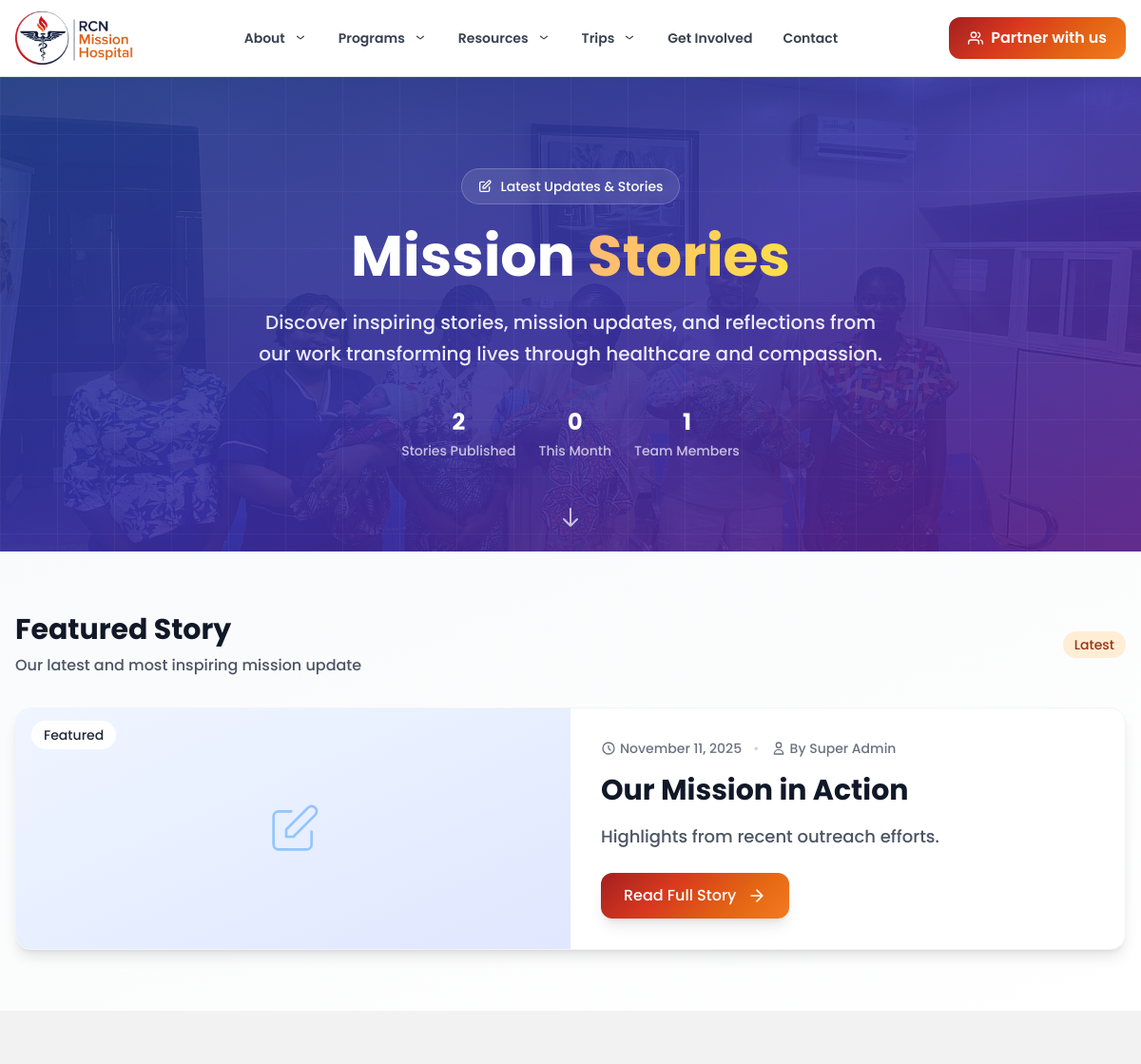
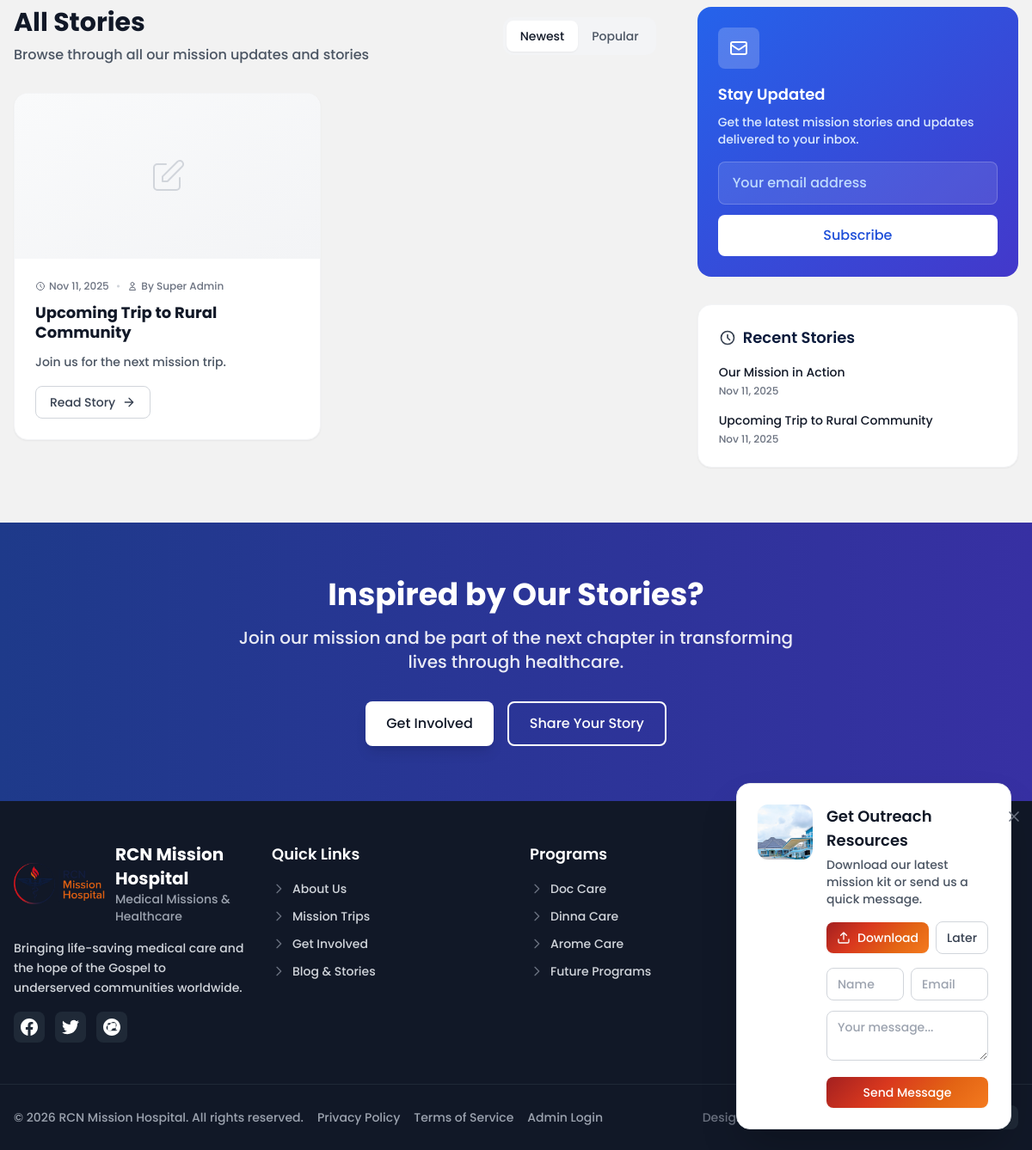
/blog/index.php, run on the app's committed database (2 pictures, top to bottom).
### tables this page shows
CREATE TABLE IF NOT EXISTS blog_posts (
  id INT AUTO_INCREMENT PRIMARY KEY,
  title VARCHAR(200) NOT NULL,
  slug VARCHAR(200) NOT NULL UNIQUE,
  excerpt TEXT NOT NULL,
  content TEXT NOT NULL,
  image VARCHAR(255) DEFAULT NULL,
  author VARCHAR(100) NOT NULL,
  created_at DATETIME NOT NULL
);

### blog/index.php (the view, shortened to what the rows shown need)
<?php include __DIR__ . '/../includes/header.php'; ?>
<?php require_once __DIR__ . '/../config/db.php'; ?>
<?php
$page = isset($_GET['page']) ? max(1, (int)$_GET['page']) : 1;
$perPage = 8;
?>
<section class="relative bg-gradient-to-br from-blue-900 via-indigo-800 to-purple-900 text-white overflow-hidden">
  <div class="relative max-w-7xl mx-auto px-4 py-24">
    <div class="max-w-3xl mx-auto text-center">
      <h1 class="text-5xl md:text-6xl font-bold mb-6 leading-tight" style="font-family: Poppins, sans-serif;">
        Mission <span
          class="text-transparent bg-clip-text bg-gradient-to-r from-orange-300 to-yellow-300">Stories</span>
      </h1>
    </div>
  </div>
</section>
<?php
try {
  $featured_stmt = db()->query('SELECT title, slug, excerpt, image, author, created_at FROM blog_posts ORDER BY created_at DESC LIMIT 1');
  $featured_post = $featured_stmt->fetch();
} catch (Throwable $e) {
  $featured_post = null;
}
?>
<?php if ($featured_post && $page === 1): ?>
  <section class="bg-gradient-to-br from-gray-50 to-white py-16">
    <div class="max-w-7xl mx-auto px-4">
      <div class="flex items-center justify-between mb-8">
        <div>
          <h2 class="text-2xl md:text-3xl font-bold text-gray-900 mb-2">Featured Story</h2>
          <p class="text-gray-600">Our latest and most inspiring mission update</p>
        </div>
        <div class="hidden md:block">
          <span class="px-3 py-1 bg-orange-100 text-orange-800 text-sm font-medium rounded-full">Latest</span>
        </div>
      </div>
      <article
        class="bg-white rounded-2xl shadow-lg border border-gray-100 overflow-hidden group hover:shadow-xl transition-all duration-500">
        <div class="lg:flex">
          <div class="lg:w-1/2 relative overflow-hidden">
            <?php if (!empty($featured_post['image'])): ?>
              <img src="<?php echo url('uploads/' . esc_attr($featured_post['image'])); ?>"
                alt="<?php echo esc_attr($featured_post['title']); ?>"
                class="w-full h-64 lg:h-full object-cover group-hover:scale-105 transition-transform duration-700">
            <?php else: ?>
              <div
                class="w-full h-64 lg:h-full bg-gradient-to-br from-blue-50 to-indigo-100 flex items-center justify-center">
                <svg class="h-16 w-16 text-blue-300" fill="none" viewBox="0 0 24 24" stroke="currentColor">
                  <path stroke-linecap="round" stroke-linejoin="round" stroke-width="1"
                    d="M11 5H6a2 2 0 00-2 2v11a2 2 0 002 2h11a2 2 0 002-2v-5m-1.414-9.414a2 2 0 112.828 2.828L11.828 15H9v-2.828l8.586-8.586z" />
                </svg>
              </div>
            <?php endif; ?>
            <div class="absolute top-4 left-4">
              <span
                class="px-3 py-1 bg-white/90 backdrop-blur-sm text-gray-800 text-sm font-medium rounded-full border border-white/50">
                Featured
              </span>
            </div>
          </div>
          <div class="lg:w-1/2 p-8 flex flex-col justify-center">
            <div class="flex items-center gap-3 text-sm text-gray-500 mb-4">
              <span class="flex items-center gap-1">
                <svg class="w-4 h-4" fill="none" stroke="currentColor" viewBox="0 0 24 24"
                  xmlns="http://www.w3.org/2000/svg">
                  <path stroke-linecap="round" stroke-linejoin="round" stroke-width="2"
                    d="M12 8v4l3 3m6-3a9 9 0 11-18 0 9 9 0 0118 0z"></path>
                </svg>
                <?php echo date('F j, Y', strtotime($featured_post['created_at'])); ?>
              </span>
              <span class="text-gray-300">•</span>
              <span class="flex items-center gap-1">
                <svg class="w-4 h-4" fill="none" stroke="currentColor" viewBox="0 0 24 24"
                  xmlns="http://www.w3.org/2000/svg">
                  <path stroke-linecap="round" stroke-linejoin="round" stroke-width="2"
                    d="M16 7a4 4 0 11-8 0 4 4 0 018 0zM12 14a7 7 0 00-7 7h14a7 7 0 00-7-7z"></path>
                </svg>
                By <?php echo esc_html($featured_post['author']); ?>
              </span>
            </div>
            <h3
              class="text-2xl lg:text-3xl font-bold text-gray-900 mb-4 group-hover:text-blue-600 transition-colors duration-300 leading-tight">
              <a href="<?php echo url('blog/' . esc_attr($featured_post['slug'])); ?>">
                <?php echo esc_html($featured_post['title']); ?>
              </a>
            </h3>
            <p class="text-gray-600 mb-6 text-lg leading-relaxed">
              <?php echo esc_html($featured_post['excerpt']); ?>
            </p>
            <div class="mt-auto">
              <a class="inline-flex items-center gap-3 px-6 py-3 rounded-xl text-white font-medium shadow-lg hover:shadow-xl transition-all duration-300 transform hover:scale-105 group/button"
                style="background: <?php echo RCN_GRADIENT; ?>;"
                href="<?php echo url('blog/' . esc_attr($featured_post['slug'])); ?>">
                Read Full Story
                <svg class="h-5 w-5 group-hover/button:translate-x-1 transition-transform duration-300"
                  viewBox="0 0 24 24" fill="none" xmlns="http://www.w3.org/2000/svg">
                  <path d="M5 12h14m-7-7l7 7-7 7" stroke="currentColor" stroke-width="2"
                    stroke-linecap="round" stroke-linejoin="round" />
                </svg>
              </a>
            </div>
          </div>
        </div>
      </article>
    </div>
  </section>
<?php endif; ?>
<section class="max-w-7xl mx-auto px-4 py-16">
  <div class="flex flex-col lg:flex-row gap-12">
    <div class="lg:w-2/3">
      <div class="flex items-center justify-between mb-8">
        <div>
          <h2 class="text-2xl md:text-3xl font-bold text-gray-900 mb-2">All Stories</h2>
        </div>
      </div>
      <?php
      try {
        $total = (int)db()->query('SELECT COUNT(*) FROM blog_posts')->fetchColumn();
      } catch (Throwable $e) {
        $total = 0;
      }
      $baseOffset = ($page === 1 && $total > 0) ? 1 : 0;
      $offset = $baseOffset + ($page - 1) * $perPage;
      try {
        $posts = db()->query('SELECT title, slug, excerpt, image, author, created_at FROM blog_posts ORDER BY created_at DESC LIMIT ' . (int)$perPage . ' OFFSET ' . (int)$offset)->fetchAll();
      } catch (Throwable $e) {
        $posts = [];
      }
      ?>
      <?php if (empty($posts)): ?>
        <div class="text-center py-16">
          <div class="max-w-md mx-auto">
            <svg class="h-24 w-24 mx-auto text-gray-300 mb-6" fill="none" viewBox="0 0 24 24"
              stroke="currentColor">
              <path stroke-linecap="round" stroke-linejoin="round" stroke-width="1"
                d="M11 5H6a2 2 0 00-2 2v11a2 2 0 002 2h11a2 2 0 002-2v-5m-1.414-9.414a2 2 0 112.828 2.828L11.828 15H9v-2.828l8.586-8.586z" />
            </svg>
            <h3 class="text-2xl font-semibold text-gray-900 mb-3">No Stories Yet</h3>
            <p class="text-gray-500 mb-6">We're working on sharing our mission stories. Check back soon for
              inspiring updates from our work.</p>
            <a href="<?php echo url(''); ?>"
              class="inline-flex items-center px-5 py-2 rounded-lg font-medium text-white transition-all duration-300"
              style="background: <?php echo RCN_GRADIENT; ?>">
              Back to Home
            </a>
          </div>
        </div>
      <?php else: ?>
        <?php $grid_posts = $posts; ?>
        <div class="grid md:grid-cols-2 gap-8">
          <?php foreach ($grid_posts as $p): ?>
            <article
              class="bg-white rounded-2xl shadow-sm border border-gray-100 overflow-hidden hover:shadow-lg transition-all duration-300 group">
              <?php if (!empty($p['image'])): ?>
                <a href="<?php echo url('blog/' . esc_attr($p['slug'])); ?>">
                  <div class="relative overflow-hidden">
                    <img src="<?php echo url('uploads/' . esc_attr($p['image'])); ?>"
                      alt="<?php echo esc_attr($p['title']); ?>"
                      class="w-full h-48 object-cover group-hover:scale-105 transition-transform duration-500">
                    <div
                      class="absolute inset-0 bg-black/0 group-hover:bg-black/10 transition-all duration-300">
                    </div>
                  </div>
                </a>
              <?php else: ?>
                <div
                  class="h-48 bg-gradient-to-br from-gray-50 to-gray-100 flex items-center justify-center relative">
                  <svg class="h-12 w-12 text-gray-300" fill="none" viewBox="0 0 24 24" stroke="currentColor">
                    <path stroke-linecap="round" stroke-linejoin="round" stroke-width="1"
                      d="M11 5H6a2 2 0 00-2 2v11a2 2 0 002 2h11a2 2 0 002-2v-5m-1.414-9.414a2 2 0 112.828 2.828L11.828 15H9v-2.828l8.586-8.586z" />
                  </svg>
                </div>
              <?php endif; ?>
              <div class="p-6">
                <div class="flex items-center gap-2 text-xs text-gray-500 mb-3">
                  <span class="flex items-center gap-1">
                    <svg class="w-3 h-3" fill="none" stroke="currentColor" viewBox="0 0 24 24"
                      xmlns="http://www.w3.org/2000/svg">
                      <path stroke-linecap="round" stroke-linejoin="round" stroke-width="2"
                        d="M12 8v4l3 3m6-3a9 9 0 11-18 0 9 9 0 0118 0z"></path>
                    </svg>
                    <?php echo date('M j, Y', strtotime($p['created_at'])); ?>
                  </span>
                  <span class="text-gray-300">•</span>
                  <span class="flex items-center gap-1">
                    <svg class="w-3 h-3" fill="none" stroke="currentColor" viewBox="0 0 24 24"
                      xmlns="http://www.w3.org/2000/svg">
                      <path stroke-linecap="round" stroke-linejoin="round" stroke-width="2"
                        d="M16 7a4 4 0 11-8 0 4 4 0 018 0zM12 14a7 7 0 00-7 7h14a7 7 0 00-7-7z"></path>
                    </svg>
                    By <?php echo esc_html($p['author']); ?>
                  </span>
                </div>
                <h3
                  class="text-lg font-bold text-gray-900 mb-3 line-clamp-2 group-hover:text-blue-600 transition-colors duration-200 leading-tight">
                  <a href="<?php echo url('blog/' . esc_attr($p['slug'])); ?>">
                    <?php echo esc_html($p['title']); ?>
                  </a>
                </h3>
                <p class="text-sm text-gray-600 mb-4 leading-relaxed">
                  <?php echo esc_html($p['excerpt']); ?>
                </p>
                <div class="mt-4">
                  <a class="inline-flex items-center gap-2 text-sm px-4 py-2 rounded-lg border border-gray-300 text-gray-700 font-medium hover:bg-gray-50 hover:border-gray-400 transition-all duration-200 group/button"
                    href="<?php echo url('blog/' . esc_attr($p['slug'])); ?>">
                    Read Story
                    <svg class="h-4 w-4 group-hover/button:translate-x-1 transition-transform duration-200"
                      viewBox="0 0 24 24" fill="none" xmlns="http://www.w3.org/2000/svg">
                      <path d="M5 12h14m-7-7l7 7-7 7" stroke="currentColor" stroke-width="2"
                        stroke-linecap="round" stroke-linejoin="round" />
                    </svg>
                  </a>
                </div>
              </div>
            </article>
          <?php endforeach; ?>
        </div>
      <?php endif; ?>
    </div>
    <div class="lg:w-1/3">
      <div class="bg-white rounded-2xl shadow-sm border border-gray-100 p-6">
        <div class="space-y-4">
          <?php
          try {
            $recent_stmt = db()->query('SELECT title, slug, created_at FROM blog_posts ORDER BY created_at DESC LIMIT 4');
            $recent_posts = $recent_stmt->fetchAll();
          } catch (Throwable $e) {
            $recent_posts = [];
          }
          ?>
          <?php foreach ($recent_posts as $recent): ?>
            <a href="<?php echo url('blog/' . esc_attr($recent['slug'])); ?>" class="block group">
              <div class="flex items-start space-x-3">
                <div class="flex-1 min-w-0">
                  <h4
                    class="text-sm font-medium text-gray-900 group-hover:text-blue-600 transition-colors line-clamp-2 mb-1">
                    <?php echo esc_html($recent['title']); ?>
                  </h4>
                  <p class="text-xs text-gray-500">
                    <?php echo date('M j, Y', strtotime($recent['created_at'])); ?></p>
                </div>
              </div>
            </a>
          <?php endforeach; ?>
        </div>
      </div>
    </div>
  </div>
</section>
<section class="bg-gradient-to-r from-blue-900 to-indigo-800 text-white py-16">
  <div class="max-w-7xl mx-auto px-4 text-center">
    <h2 class="text-3xl md:text-4xl font-bold mb-4" style="font-family: Poppins, sans-serif;">
      Inspired by Our Stories?
    </h2>
  </div>
</section>
<?php include __DIR__ . '/../includes/footer.php'; ?>

### data on the page
blog_posts: created_at "November 11, 2025", author "Super Admin", title "Our Mission in Action", excerpt "Highlights from recent outreach efforts.", created_at "Nov 11, 2025"
blog_posts: created_at "Nov 11, 2025", author "Super Admin", title "Upcoming Trip to Rural Community", excerpt "Join us for the next mission trip."

### other printed values
$post_count "2"
$recent_count "0"
$authors_count "1"
APP_NAME "RCN Mission Hospital"
